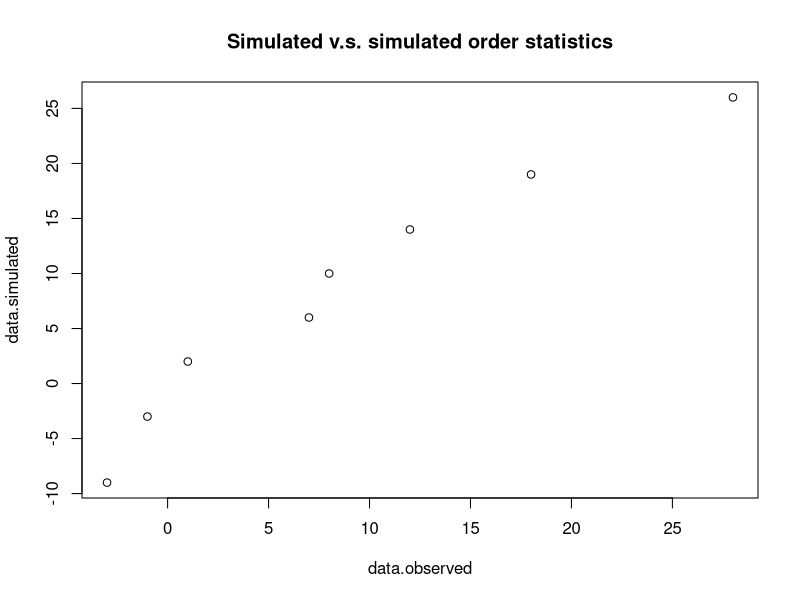
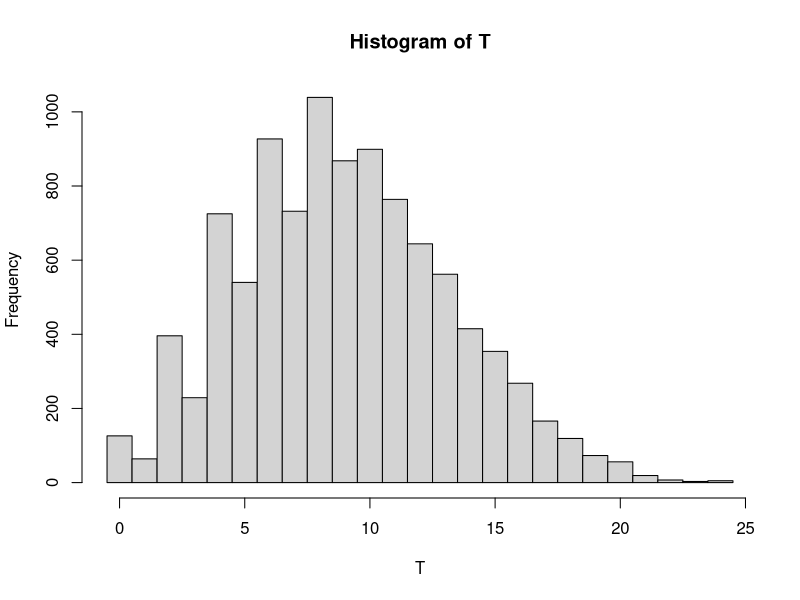

R code for these plots, in order:
# Question 6.1
data.observed = c(28, 18, 12, 8, 7, 1, -1, -3)
data.simulated = c(26, 19, 14, 10, 6, 2, -3, -9)

png("data.vs.png", width=800, height=600)
plot(data.observed, data.simulated, main="Simulated v.s. simulated order statistics")
dev.off()

mod = lm((data.simulated - data.observed) ~ data.observed)
summary(mod)


# Question 6.6
T0 = 3 # number of switches
N = 10000
T = 1:N
theta = rbeta(N, shape1=7+1, shape2=13+1)
for (j in 1:N) {
  count.switches = 0
  y.last = rbinom(1, size=1, prob=theta[j])
  count.zeros = 1 - y.last
  while (1) {
    y = rbinom(1, size=1, prob=theta[j])
    if (y != y.last) {
      count.switches = count.switches + 1
    }
    count.zeros = count.zeros + 1 - y.last
    if (count.zeros > 12.5) {
      break;
    }
    y.last = y
  }
  T[j] = count.switches
}
png("switches.histogram.png", width=800, height=600)
hist(T, breaks=seq(-0.5, max(T)+0.5))
dev.off()